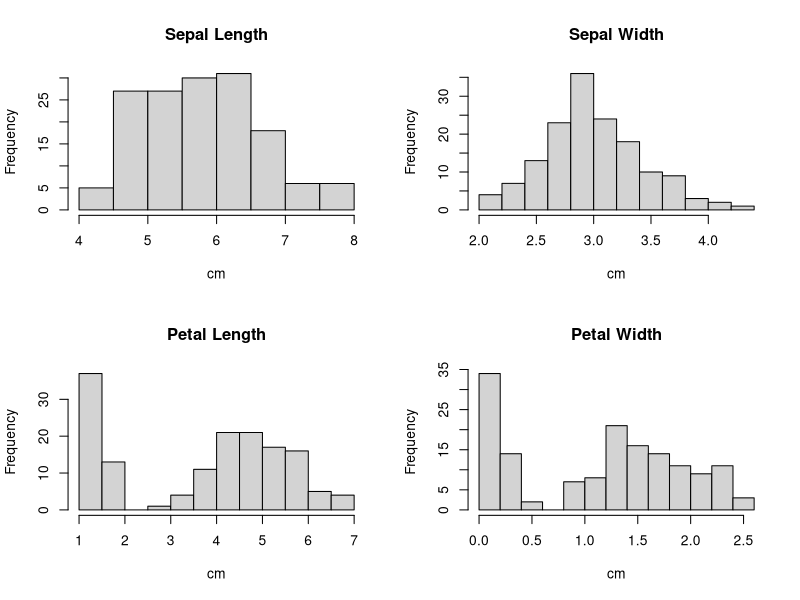
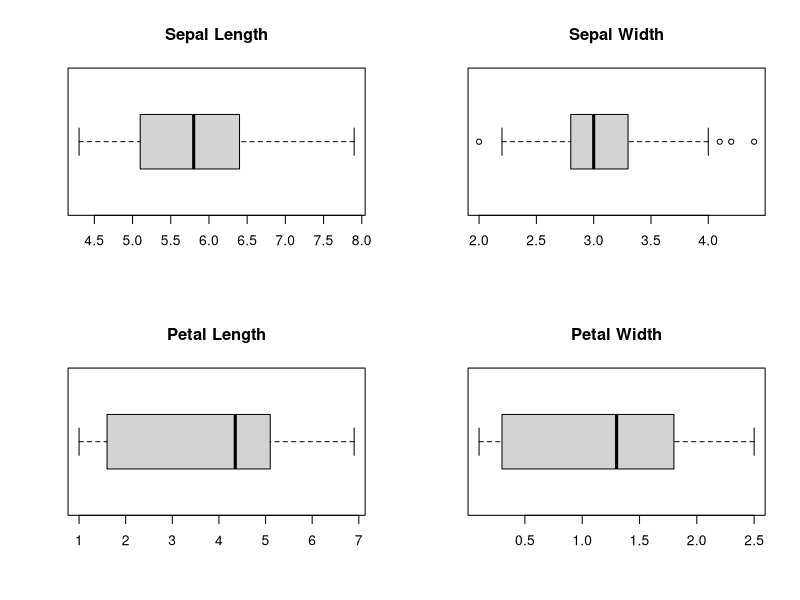
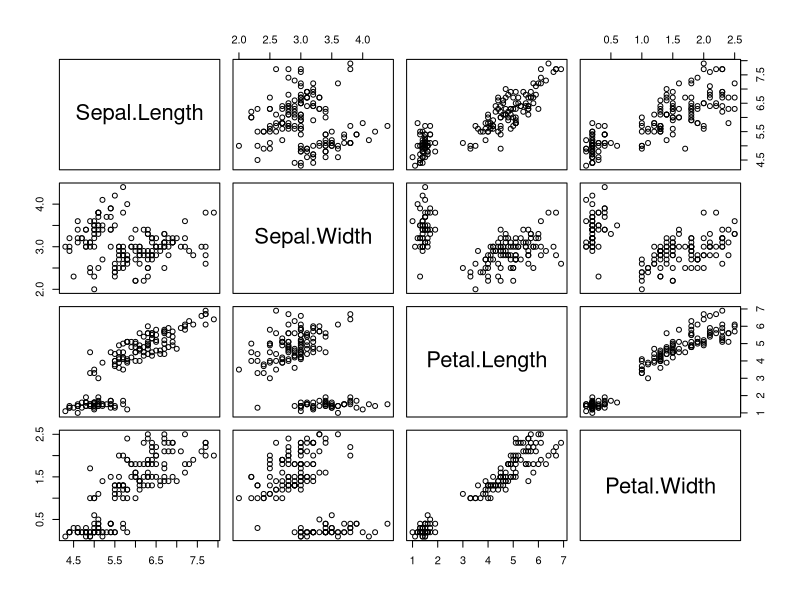

Source code (R) for these figures, in order:
data(iris)
summary(iris)
par(mfrow = c(2, 2))
# HISTOGRAM
hist(iris$Sepal.Length, main = "Sepal Length", xlab = "cm")
hist(iris$Sepal.Width, main = "Sepal Width", xlab = "cm")
hist(iris$Petal.Length, main = "Petal Length", xlab = "cm")
hist(iris$Petal.Width, main = "Petal Width", xlab = "cm")
# Boxplots for each variable
par(mfrow = c(2, 2))
boxplot(iris$Sepal.Length, main = "Sepal Length", horizontal = TRUE)
boxplot(iris$Sepal.Width, main = "Sepal Width", horizontal = TRUE)
boxplot(iris$Petal.Length, main = "Petal Length", horizontal = TRUE)
boxplot(iris$Petal.Width, main = "Petal Width", horizontal = TRUE)
# Scatter plots for each pair of variables
pairs(iris[, -5])